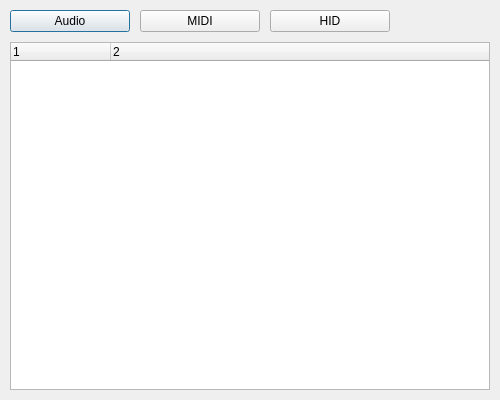
<?xml version="1.0" encoding="UTF-8"?>
<ui version="4.0">
 <class>mADeviceBrowser</class>
 <widget class="QDialog" name="mADeviceBrowser">
  <property name="geometry">
   <rect>
    <x>0</x>
    <y>0</y>
    <width>500</width>
    <height>400</height>
   </rect>
  </property>
  <property name="minimumSize">
   <size>
    <width>300</width>
    <height>300</height>
   </size>
  </property>
  <property name="windowTitle">
   <string>Device Browser</string>
  </property>
  <property name="windowIcon">
   <iconset resource="miniAudicle.qrc">
    <normaloff>:/icon/miniAudicle.png</normaloff>:/icon/miniAudicle.png</iconset>
  </property>
  <layout class="QVBoxLayout" name="verticalLayout_2">
   <property name="spacing">
    <number>10</number>
   </property>
   <property name="margin">
    <number>10</number>
   </property>
   <item>
    <layout class="QHBoxLayout" name="horizontalLayout" stretch="1,1,1,0">
     <property name="spacing">
      <number>10</number>
     </property>
     <item>
      <widget class="QPushButton" name="audioButton">
       <property name="sizePolicy">
        <sizepolicy hsizetype="Maximum" vsizetype="Fixed">
         <horstretch>1</horstretch>
         <verstretch>0</verstretch>
        </sizepolicy>
       </property>
       <property name="minimumSize">
        <size>
         <width>0</width>
         <height>0</height>
        </size>
       </property>
       <property name="maximumSize">
        <size>
         <width>120</width>
         <height>16777215</height>
        </size>
       </property>
       <property name="baseSize">
        <size>
         <width>120</width>
         <height>0</height>
        </size>
       </property>
       <property name="text">
        <string>Audio</string>
       </property>
       <property name="flat">
        <bool>false</bool>
       </property>
      </widget>
     </item>
     <item>
      <widget class="QPushButton" name="midiButton">
       <property name="sizePolicy">
        <sizepolicy hsizetype="Maximum" vsizetype="Fixed">
         <horstretch>0</horstretch>
         <verstretch>0</verstretch>
        </sizepolicy>
       </property>
       <property name="minimumSize">
        <size>
         <width>0</width>
         <height>0</height>
        </size>
       </property>
       <property name="maximumSize">
        <size>
         <width>120</width>
         <height>16777215</height>
        </size>
       </property>
       <property name="baseSize">
        <size>
         <width>120</width>
         <height>0</height>
        </size>
       </property>
       <property name="text">
        <string>MIDI</string>
       </property>
      </widget>
     </item>
     <item>
      <widget class="QPushButton" name="hidButton">
       <property name="sizePolicy">
        <sizepolicy hsizetype="Maximum" vsizetype="Fixed">
         <horstretch>0</horstretch>
         <verstretch>0</verstretch>
        </sizepolicy>
       </property>
       <property name="minimumSize">
        <size>
         <width>0</width>
         <height>0</height>
        </size>
       </property>
       <property name="maximumSize">
        <size>
         <width>120</width>
         <height>16777215</height>
        </size>
       </property>
       <property name="baseSize">
        <size>
         <width>120</width>
         <height>0</height>
        </size>
       </property>
       <property name="text">
        <string>HID</string>
       </property>
      </widget>
     </item>
     <item>
      <spacer name="horizontalSpacer_3">
       <property name="orientation">
        <enum>Qt::Horizontal</enum>
       </property>
       <property name="sizeHint" stdset="0">
        <size>
         <width>0</width>
         <height>20</height>
        </size>
       </property>
      </spacer>
     </item>
    </layout>
   </item>
   <item>
    <widget class="QTreeWidget" name="treeWidget">
     <property name="columnCount">
      <number>2</number>
     </property>
     <column>
      <property name="text">
       <string notr="true">1</string>
      </property>
     </column>
     <column>
      <property name="text">
       <string notr="true">2</string>
      </property>
     </column>
    </widget>
   </item>
  </layout>
 </widget>
 <resources>
  <include location="miniAudicle.qrc"/>
 </resources>
 <connections>
  <connection>
   <sender>audioButton</sender>
   <signal>clicked()</signal>
   <receiver>mADeviceBrowser</receiver>
   <slot>showAudio()</slot>
   <hints>
    <hint type="sourcelabel">
     <x>88</x>
     <y>23</y>
    </hint>
    <hint type="destinationlabel">
     <x>249</x>
     <y>199</y>
    </hint>
   </hints>
  </connection>
  <connection>
   <sender>midiButton</sender>
   <signal>clicked()</signal>
   <receiver>mADeviceBrowser</receiver>
   <slot>showMIDI()</slot>
   <hints>
    <hint type="sourcelabel">
     <x>250</x>
     <y>23</y>
    </hint>
    <hint type="destinationlabel">
     <x>249</x>
     <y>199</y>
    </hint>
   </hints>
  </connection>
  <connection>
   <sender>hidButton</sender>
   <signal>clicked()</signal>
   <receiver>mADeviceBrowser</receiver>
   <slot>showHID()</slot>
   <hints>
    <hint type="sourcelabel">
     <x>411</x>
     <y>23</y>
    </hint>
    <hint type="destinationlabel">
     <x>249</x>
     <y>199</y>
    </hint>
   </hints>
  </connection>
 </connections>
 <slots>
  <slot>showAudio()</slot>
  <slot>showMIDI()</slot>
  <slot>showHID()</slot>
 </slots>
</ui>
